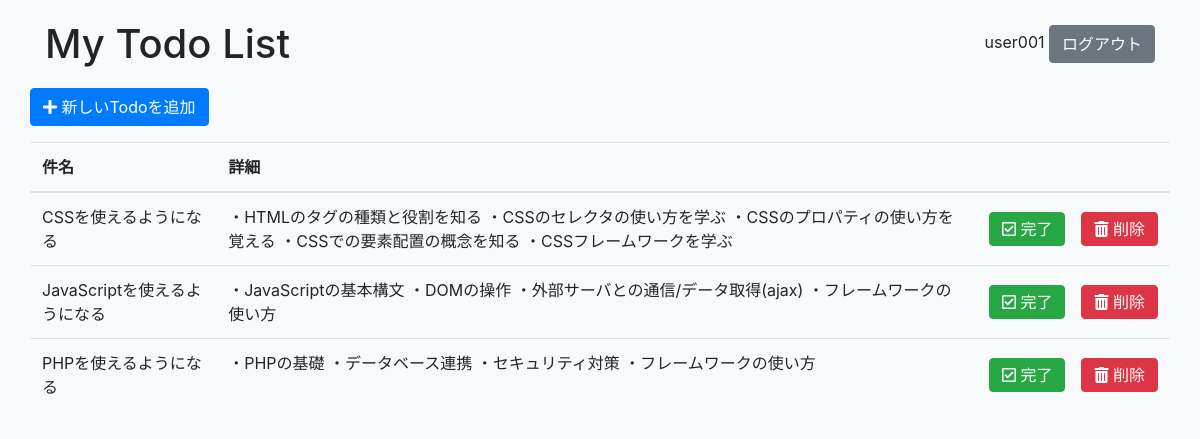
/index.php (signed in), run on the app's committed database.
### tables this page shows
CREATE TABLE `tasks` (
  `id` int(10) UNSIGNED NOT NULL,
  `title` varchar(255) NOT NULL,
  `detail` text DEFAULT NULL,
  `done` tinyint(1) NOT NULL DEFAULT 0,
  `user_id` int(10) UNSIGNED NOT NULL
);

### db_access.php (the view, shortened to what this page needs)
<?php
function get_todo_list($user_id){
    require_once "db_connection.php";
	$stmt = $dbh->prepare("SELECT * FROM tasks WHERE user_id = ? AND done = 0 ORDER BY id DESC");
	try {
		$ret = $stmt->execute([$user_id]);
		if ($ret === true) {
			return (["result" => true, "stmt" => $stmt]);
		} else {
			return (["result" => false, "stmt" => $stmt]);
		}
	} catch(PDOException $e){
		return (["result" => false, "exeption" => $e]);
	}
}
function generate_todo_table($stmt){
	$elms = "";
	while($item = $stmt->fetch()){
		$tr = "<tr>
		    <td class='align-top'>{$item['title']}</td>
		    <td class='align-top'>{$item['detail']}</td>
			<td class='align-middle'>
				<div class='d-flex text-right'>
					<form action='./done_task.php' method='POST' class='d-inline-block'>
						<button type='submit' name='done_id' value='{$item['id']}' class='btn btn-success mr-2 py-1 text-nowrap '><i class='far fa-check-square'></i> 完了</button>
					</form>
					<form action='./delete_task.php' method='POST' class='d-inline-block'>
						<button type='submit' name='delete_id' value='{$item['id']}' class='btn btn-danger  ml-2 py-1 text-nowrap '><i class='fas fa-trash-alt'></i> 削除</button>
					</form>
				</div>
			</td>
		</tr>";
		$elms .= $tr;
	}
	return ($elms);
}

### index.php (shortened to what this page needs)
<?php
include_once "./db_access.php";
include_once "./include.php";
$res = get_todo_list($_SESSION['login_id']);
if ($res["result"] === true){
    $todo_items = generate_todo_table($res["stmt"]);
} else {
    $todo_items = "<tr><td class='alert alert-danger' colspan='3'>データの取得に失敗しました</td></tr>";
}
?>
<!DOCTYPE html>
<html lang="ja">
<head>
	<?php put_header();?>
</head>
<body class="bg-light">
    <div class="container mt-3">
        <div class="row">
            <h1 class="col-md-4 col-sm-6 col-6 my-1">My Todo List</h1>
            <div class="col-md-4 col-sm-6 col-6 ml-auto text-right my-auto">
                <?php echo $_SESSION['login_name'] ?>
                <a href="./logout.php"><button class="btn btn-secondary">ログアウト</button></a>
            </div>
        </div>
        <div class="row my-3">
            <button class="btn btn-primary" type="button" data-toggle="collapse" data-target="#form_add_task" aria-expanded="false" aria-controls="collapse_form_control">
                <i class="fas fa-plus"></i> 新しいTodoを追加
            </button>
        </div>
        <div class="row">
            <table class="table">
                <thead>
                    <tr>
                        <th scope="col">件名</th>
                        <th scope="col">詳細</th>
                        <th scope="col"></th>
                    </tr>
                </thead>
                <tbody>
                    <?php
                        print($todo_items);
                    ?>
                </tbody>
            </table>
        </div>
    </div>
</body>
</html>

### include.php (shortened to what this page needs)
<?php
function put_header(){
	print <<< _EOL
	<meta charset="UTF-8">
	<meta http-equiv="X-UA-Compatible" content="IE=edge">
	<meta name="viewport" content="width=device-width, initial-scale=1.0">
	<link rel="stylesheet" href="https://cdn.jsdelivr.net/npm/bootstrap@4.5.3/dist/css/bootstrap.min.css">
	<link rel ="stylesheet" href="https://cdnjs.cloudflare.com/ajax/libs/font-awesome/5.15.3/css/all.min.css">
	<title>PHP TODO App</title>
_EOL ;
}

### data on the page
tasks: title "CSSを使えるようになる", detail "・HTMLのタグの種類と役割を知る ・CSSのセレクタの使い方を学ぶ ・CSSのプロパティの使い方を覚える ・CSSでの要素配置の概念を知る ・CSSフレームワークを学ぶ"
tasks: title "JavaScriptを使えるようになる", detail "・JavaScriptの基本構文 ・DOMの操作 ・外部サーバとの通信/データ取得(ajax) ・フレームワークの使い方"
tasks: title "PHPを使えるようになる", detail "・PHPの基礎 ・データベース連携 ・セキュリティ対策 ・フレームワークの使い方"

### other printed values
$_SESSION['login_name'] "user001"
